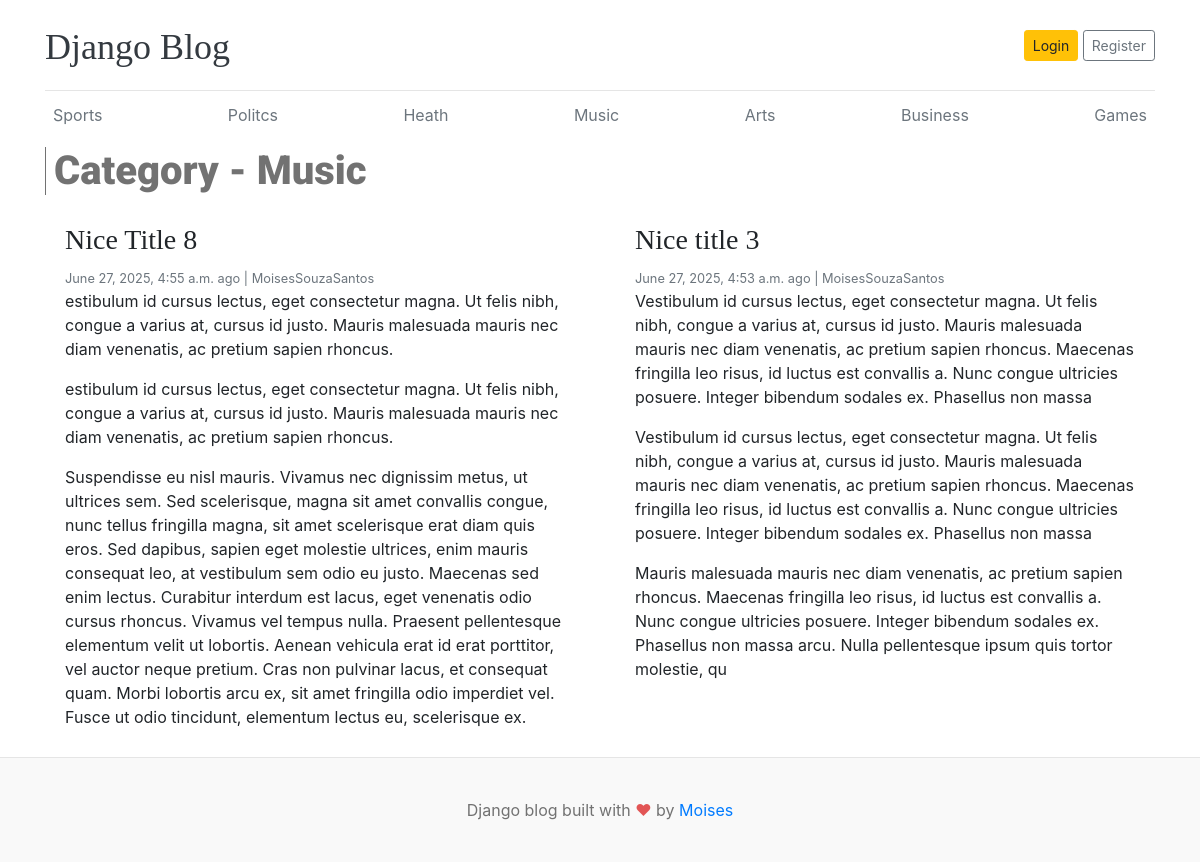
The app's page /category/4/ with its own data.
### blogs/models.py (models this page shows, shortened)
class Category(models.Model):
    category_name = models.CharField(max_length=50, unique=True)
    created_at = models.DateTimeField(auto_now_add=True)
    updated_at = models.DateTimeField(auto_now=True)
    def __str__(self):
        return self.category_name
    class Meta:
        verbose_name_plural = "categories"

class Blog(models.Model):
    title = models.CharField(max_length=200)
    slug = models.SlugField(max_length=200, unique=True)
    category = models.ForeignKey(Category, on_delete=models.CASCADE)
    author = models.ForeignKey(User, on_delete=models.CASCADE)
    featured_image = models.ImageField(upload_to='uploads/%Y/%m/%d')
    short_description = models.TextField(max_length=500)
    blog_body = models.TextField(max_length=2000)
    status = models.CharField(max_length=20,choices=STATUS_CHOICES, default='Draft')
    is_featured = models.BooleanField(default=False)
    created_at = models.DateTimeField(auto_now_add=True)
    updated_at = models.DateTimeField(auto_now=True)
    class Meta:
        verbose_name_plural = "blogs"
        ordering = ['-created_at']  # Order by creation date descending

### blogs/views.py (the view)
# urls.py: path('<int:category_id>/', views.posts_by_category, name='posts_by_category')
def posts_by_category(request, category_id):
    posts = Blog.objects.filter(status='Published',category_id=category_id)
    try:
        category = Category.objects.get(pk=category_id)
    except:
        return redirect('home')
    context = {
        'posts': posts,
        'category': category,
        }
    return render(request, 'posts_by_category.html', context)

### blogs/context_processors.py (called while the page is built)
def get_categories(request):
    categories = Category.objects.all()
    return dict(categories=categories)

### templates/posts_by_category.html (shortened to what this page needs)
{% extends "base.html" %}
{% load static %}
{% block content %}
<h1 class="container-container">Category - {{ category }}</h1>
<div class="row mb-2">
{% if posts%}
  {% for post in posts %}
    <div class="col-md-6">
      <div class="card border-0" >
        <div class="card-body">
          <h3>{{ post.title }}</h3>
          <small class="mb-1 text-muted">{{post.created_at}} ago | {{post.author}}</small>
          <p class="card-text">{{ post.short_description }}</p>
          <p class="card-text">{{ post.short_description }}</p>
          <p class="card-text">{{ post.blog_body }}</p>
        </div>
      </div>
    </div>
  {% endfor %}
{% else %}
    <div class="col-md-12">
        <div class="alert alert-info" role="alert">
        No posts available in this category.
        </div>
    </div>
    {% endif %}
    </div>
</div>
{% endblock %}

### templates/base.html (shortened to what this page needs)
{% load static %}
<!DOCTYPE html>
<html lang="en">
<head>
    <link href="https://getbootstrap.com/docs/4.0/dist/css/bootstrap.min.css" rel="stylesheet">
    <link rel="stylesheet" href="{% static 'css/style.css' %}">
  </head>
<body>
    <div class="container">
      <header class="blog-header py-3">
        <div class="row flex-nowrap justify-content-between align-items-center">
          <div class="col-8 pt-1">
            <a class="blog-header-logo text-dark" href="/">Django Blog</a>
          </div>
          <div class="col-4 d-flex justify-content-end align-items-center">
            <a class="btn btn-sm btn-warning" href="#">Login</a> &nbsp;
            <a class="btn btn-sm btn-outline-secondary" href="#">Register</a>
          </div>
        </div>
      </header>
      <div class="nav-scroller py-1 mb-2">
        <nav class="nav d-flex justify-content-between">
          {% for cat in categories %}
          <a id="navbar" class="p-2 text-muted" href="{% url 'posts_by_category' cat.id %}">{{ cat.category_name }}</a>
          {% endfor %}
        </nav>
      </div>
{% block content %}
{% endblock %}
<footer class="blog-footer">
  <p>Django blog built with <span style="color: #e25555;">&hearts;</span> by <a href="https://github.com/LinuxEater" target="_blank">Moises</a></p>
</footer>
</body>
</html>

### blog_main/static/css/style.css (style rules this page uses)
.blog-header { border-bottom: 1px solid #e5e5e5; }
.blog-header-logo { font-family: "Playfair Display", Georgia, "Times New Roman", serif; font-size: 2.25rem; }
h1, h2, h3, h4, h5, h6 { font-family: "Playfair Display", Georgia, "Times New Roman", serif; }
.blog-footer { padding: 2.5rem 0; color: #727272; text-align: center; background-color: #f9f9f9; border-top: .05rem solid #e5e5e5; }
.blog-footer p:last-child { margin-bottom: 0; }
.container-container,#posts-card { color: #727272; font-family: 'Roboto', sans-serif; font-weight: 1000; border-left: #727272 solid 0.1rem; padding-left: 0.5rem; }
#navbar { transition: all 0.5s ease-in-out; }

### records on screen
Category: category_name "Sports"
Category: category_name "Politcs"
Category: category_name "Heath"
Category: category_name "Music"
Category: category_name "Arts"
Category: category_name "Business"
Category: category_name "Games"
Blog: title "Nice Title 8", created_at "June 27, 2025, 4:55 a.m.", author "MoisesSouzaSantos", short_description "estibulum id cursus lectus, eget consectetur magna. Ut felis nibh, congue a varius at, cursus id justo. Mauris malesuada mauris nec diam venenatis, ac pretium sapien rhoncus.", blog_body "Suspendisse eu nisl mauris. Vivamus nec dignissim metus, ut ultrices sem. Sed scelerisque, magna sit amet convallis congue, nunc tellus fringilla magna, sit amet scelerisque erat diam quis eros. Sed dapibus, sapien eget molestie ultrices, enim mauris consequat leo, at vestibulum sem odio eu justo. Maecenas sed enim lectus. Curabitur interdum est lacus, eget venenatis odio cursus rhoncus. Vivamus vel tempus nulla. Praesent pellentesque elementum velit ut lobortis. Aenean vehicula erat id erat porttitor, vel auctor neque pretium. Cras non pulvinar lacus, et consequat quam. Morbi lobortis arcu ex, sit amet fringilla odio imperdiet vel. Fusce ut odio tincidunt, elementum lectus eu, scelerisque…"
Blog: title "Nice title 3", created_at "June 27, 2025, 4:53 a.m.", author "MoisesSouzaSantos", short_description "Vestibulum id cursus lectus, eget consectetur magna. Ut felis nibh, congue a varius at, cursus id justo. Mauris malesuada mauris nec diam venenatis, ac pretium sapien rhoncus. Maecenas fringilla leo risus, id luctus est convallis a. Nunc congue ultricies posuere. Integer bibendum sodales ex. Phasellus non massa", blog_body "Mauris malesuada mauris nec diam venenatis, ac pretium sapien rhoncus. Maecenas fringilla leo risus, id luctus est convallis a. Nunc congue ultricies posuere. Integer bibendum sodales ex. Phasellus non massa arcu. Nulla pellentesque ipsum quis tortor molestie, qu"
